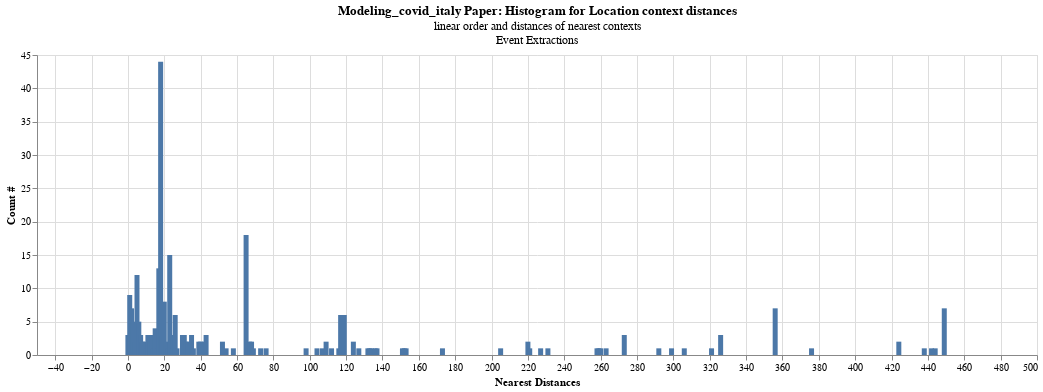

This figure's notebook cell:
### Code cell
res = pd.DataFrame.from_dict(all_results['modeling_covid_italy_all.csv']['loc_results'])
res.drop(res.index[res['top'] == -1], inplace = True)
r = res.groupby(['top']).count().reset_index()[['sno', 'top']]
ch = alt.Chart(r).mark_bar(size=40).encode(
    alt.X("top:Q", title="Nearest Distances"),
    y=alt.Y('sno:Q',title="Count #")
).properties(
        title=alt.TitleParams('Modeling_covid_italy Paper: Histogram for Location context distances',
    subtitle=["linear order and distances of nearest contexts","Event Extractions"]), width=1000
)

ch.configure_title(
    fontSize=14,
    font='Courier',
    anchor='start',
    color='gray'
)
ch.mark_bar() + ch.mark_text(align='left', dy=2)

### Figure 1 — Vega-Lite specification as saved in the notebook (floating-point values rounded to 4 significant figures)
{"config": {"view": {"continuousWidth": 400, "continuousHeight": 300}}, "layer": [{"mark": "bar", "encoding": {"x": {"field": "top", "title": "Nearest Distances", "type": "quantitative"}, "y": {"field": "sno", "title": "Count #", "type": "quantitative"}}, "title": {"text": "Modeling_covid_italy Paper: Histogram for Location context distances", "subtitle": ["linear order and distances of nearest contexts", "Event Extractions"]}, "width": 1000}, {"mark": {"type": "text", "align": "left", "dy": 2}, "encoding": {"x": {"field": "top", "title": "Nearest Distances", "type": "quantitative"}, "y": {"field": "sno", "title": "Count #", "type": "quantitative"}}, "title": {"text": "Modeling_covid_italy Paper: Histogram for Location context distances", "subtitle": ["linear order and distances of nearest contexts", "Event Extractions"]}, "width": 1000}], "data": {"name": "data-052cdea075fe076843e6a6ecd8789fa6"}, "$schema": "https://vega.github.io/schema/vega-lite/v4.17.0.json", "datasets": {"data-052cdea075fe076843e6a6ecd8789fa6": [{"sno": 3, "top": 0}, {"sno": 9, "top": 1}, {"sno": 7, "top": 2}, {"sno": 5, "top": 3}, {"sno": 2, "top": 4}, {"sno": 12, "top": 5}, {"sno": 5, "top": 6}, {"sno": 3, "top": 7}, {"sno": 2, "top": 8}, {"sno": 2, "top": 9}, {"sno": 1, "top": 10}, {"sno": 3, "top": 11}, {"sno": 2, "top": 12}, {"sno": 3, "top": 13}, {"sno": 1, "top": 14}, {"sno": 4, "top": 15}, {"sno": 1, "top": 16}, {"sno": 13, "top": 17}, {"sno": 44, "top": 18}, {"sno": 3, "top": 19}, {"sno": 8, "top": 20}, {"sno": 2, "top": 21}, {"sno": 1, "top": 22}, {"sno": 15, "top": 23}, {"sno": 1, "top": 24}, {"sno": 3, "top": 25}, {"sno": 6, "top": 26}, {"sno": 1, "top": 27}, {"sno": 3, "top": 30}, {"sno": 3, "top": 31}, {"sno": 2, "top": 32}, {"sno": 2, "top": 33}, {"sno": 3, "top": 35}, {"sno": 1, "top": 36}, {"sno": 2, "top": 39}, {"sno": 2, "top": 40}, {"sno": 2, "top": 42}, {"sno": 3, "top": 43}, {"sno": 2, "top": 52}, {"sno": 1, "top": 54}, {"sno": 1, "top": 58}, {"sno": 18, "top": 65}, {"sno": 1, "top": 66}, {"sno": 2, "top": 67}, {"sno": 2, "top": 68}, {"sno": 1, "top": 69}, {"sno": 1, "top": 73}, {"sno": 1, "top": 76}, {"sno": 1, "top": 98}, {"sno": 1, "top": 104}, {"sno": 1, "top": 107}, {"sno": 2, "top": 109}, {"sno": 1, "top": 112}, {"sno": 1, "top": 116}, {"sno": 6, "top": 117}, {"sno": 6, "top": 119}, {"sno": 2, "top": 124}, {"sno": 1, "top": 127}, {"sno": 1, "top": 132}, {"sno": 1, "top": 133}, {"sno": 1, "top": 134}, {"sno": 1, "top": 136}, {"sno": 1, "top": 137}, {"sno": 1, "top": 151}, {"sno": 1, "top": 152}, {"sno": 1, "top": 153}, {"sno": 1, "top": 173}, {"sno": 1, "top": 205}, {"sno": 2, "top": 220}, {"sno": 1, "top": 221}, {"sno": 1, "top": 227}, {"sno": 1, "top": 231}, {"sno": 1, "top": 258}, {"sno": 1, "top": 259}, {"sno": 1, "top": 260}, {"sno": 1, "top": 263}, {"sno": 3, "top": 273}, {"sno": 1, "top": 292}, {"sno": 1, "top": 299}, {"sno": 1, "top": 306}, {"sno": 1, "top": 321}, {"sno": 3, "top": 326}, {"sno": 7, "top": 356}, {"sno": 1, "top": 376}, {"sno": 2, "top": 424}, {"sno": 1, "top": 438}, {"sno": 1, "top": 442}, {"sno": 1, "top": 444}, {"sno": 7, "top": 449}]}}
